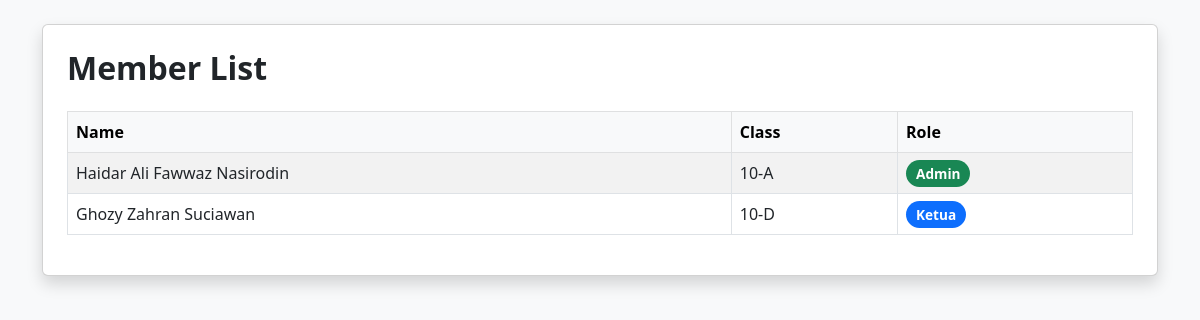
The app's page /member-list (signed in), older data.
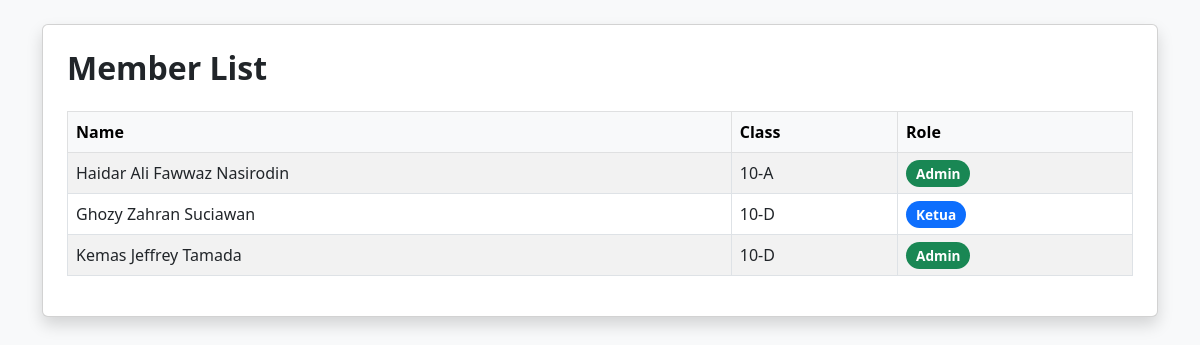
The same page, newer data.
### models.py (models this page shows)
class User(UserMixin, db.Model):
    id = db.Column(db.Integer, primary_key=True)
    username = db.Column(db.String(150), unique=True)
    password = db.Column(db.String(255))
    name = db.Column(db.String(150))
    class_name = db.Column(db.String(50))
    role = db.Column(db.String(50))

### app.py (the view)
@app.route('/member-list')
@login_required
def member_list():
    users = User.query.all()
    return render_template('member_list.html', users=users)

### app.py (called while the page is built)
@login_manager.user_loader
def load_user(user_id):
    return User.query.get(int(user_id))

### templates/member_list.html (shortened to what this page needs)
<!DOCTYPE html>
<html>
<head>
    <link href="https://cdn.jsdelivr.net/npm/bootstrap@5.3.0/dist/css/bootstrap.min.css" rel="stylesheet">
    <link rel="stylesheet" href="/static/style.css">
</head>
<body class="bg-light">
<div class="container mt-4">
    <div class="card shadow p-4">
        <h2 class="fw-bold mb-4">Member List</h2>
        <table class="table table-bordered table-striped">
            <thead class="table-light">
                <tr>
                    <th>Name</th>
                    <th>Class</th>
                    <th>Role</th>
                </tr>
            </thead>
            <tbody>
                {% for u in users %}
                <tr>
                    <td>{{ u.name }}</td>
                    <td>{{ u.class_name }}</td>
                    <td>
                        {% if u.role == 'member' %}
                            <span class="role-badge role-member">Member</span>
                        {% elif u.role == 'admin' %}
                            <span class="role-badge role-admin">Admin</span>
                        {% elif u.role == 'ketua' %}
                            <span class="role-badge role-ketua">Ketua</span>
                        {% elif u.role == 'pembina' %}
                            <span class="role-badge role-pembina">Pembina</span>
                        {% endif %}
                    </td>
                </tr>
                {% endfor %}
            </tbody>
        </table>
    </div>
</div>
</body>
</html>

### static/style.css (style rules this page uses)
.role-badge { padding: 4px 10px; border-radius: 20px; font-size: 0.85rem; font-weight: 600; color: white; }
.role-admin { background-color: #198754; }
.role-ketua { background-color: #0d6efd; }
.table th { background-color: #f8f9fa; }

Row changes from the older to the newer data that the page shows:
added User: name "Kemas Jeffrey Tamada", class_name "10-D", role "Admin"
